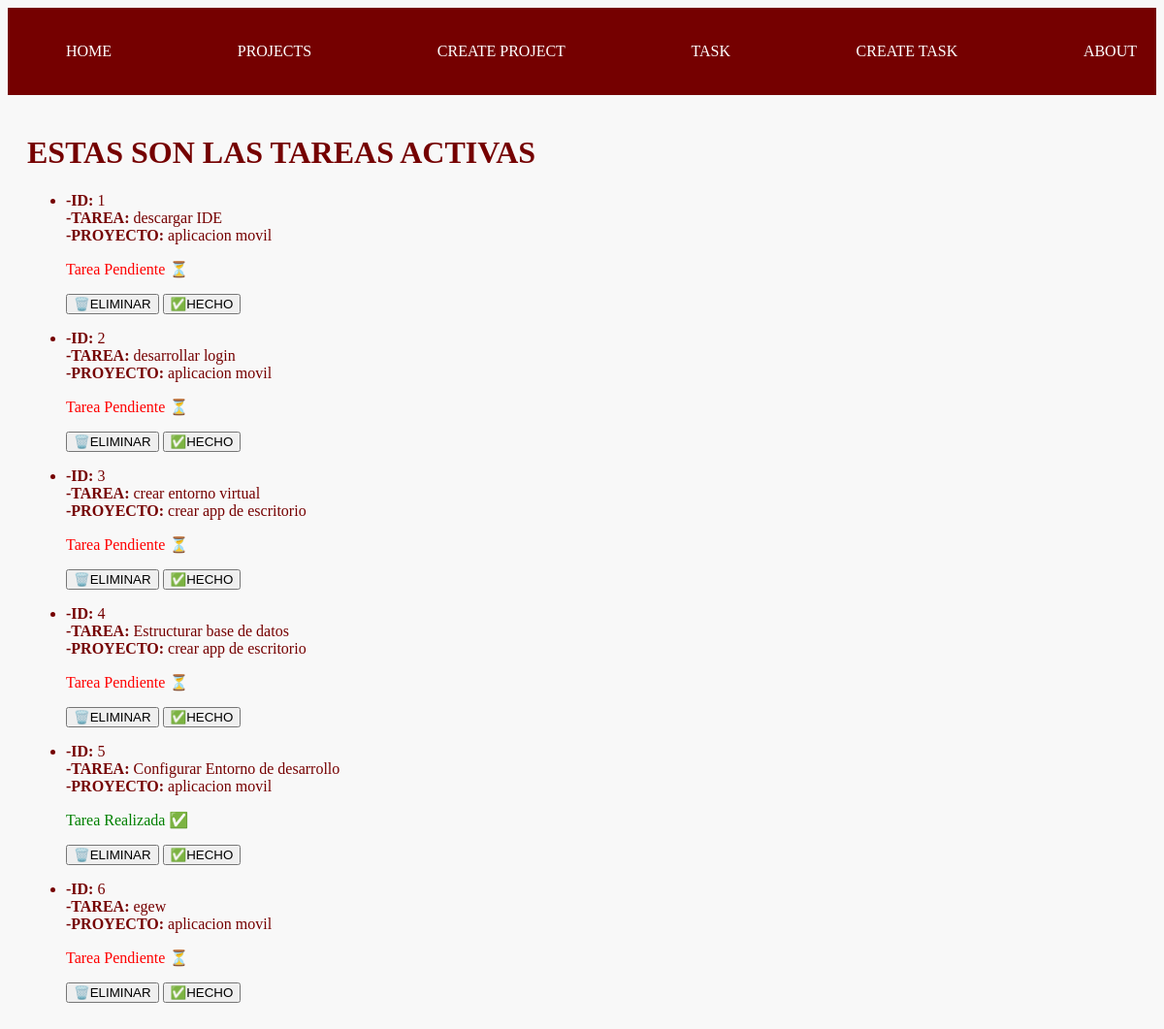
Page /task/ on the committed database.
### myapp/models.py (models this page shows, shortened)
class Task(models.Model):
    title = models.CharField(max_length=200)
    description = models.TextField()
    project = models.ForeignKey(Project, on_delete=models.CASCADE)
    done = models.BooleanField(default=False)

class Project(models.Model):
    name = models.CharField(max_length=200)

### myapp/views.py (the view)
# urls.py: path('task/', views.task, name="task"),
def task(request):
    tasks = Task.objects.all()
    return render(request,'tasks/task.html', {
        'tasks': tasks
    })

### myapp/templates/tasks/task.html
    {% extends "layouts/base.html" %}
     {% block content %}
    <h1>ESTAS SON LAS TAREAS ACTIVAS</h1>
    {% for i in tasks %}
    <ul>
      <li>
        <strong>-ID:</strong> {{i.id}}<br />
        <strong>-TAREA:</strong> {{i.title}}<br />
        <strong>-PROYECTO: </strong>{{i.project.name}}
        {% if i.done == False %}
        <p style="color: red;">Tarea Pendiente ⏳</p>
        {% else %}
        <p style="color: green;">Tarea Realizada ✅</p>
        {% endif %}
      </li>
      <button>🗑️ELIMINAR</button>
      <button>✅HECHO</button>
    </ul>
    {% endfor %}
       {% endblock content %}

### myapp/templates/layouts/base.html (shortened to what this page needs)
{% load static %}
<!DOCTYPE html>
<html>
    <head>
        <link rel="stylesheet" href="{% static 'css/main.css' %}">
    </head>
    <body>
    <nav class="navbar container">
        <ul>
            <li>
                <a href="/">HOME</a>
            </li>
            <li>
                <a href="{% url 'projects' %}">PROJECTS</a>
            </li>
            <li>
                <a href="{% url 'create_project' %}">CREATE PROJECT</a>
            </li>
            <li>
                <a href="{% url 'task' %}">TASK</a>
            </li>
            <li>
                <a href="{% url 'create_task' %}">CREATE TASK</a>
            </li>
            <li>
                <a href="{% url 'about' %}">ABOUT</a>
            </li>
        </ul>
    </nav
</body>
</html>
<main class="container">
    {% block content %}
    {% endblock content %}
</main>

### myapp/static/css/main.css (style rules this page uses)
body { background: #f8f8f8; color: #750000; }
.navbar { background: #750000; padding: 15px 20px; }
.navbar ul li a { color: #ffffff; text-decoration: none; }
.navbar ul li { list-style: none; }
.navbar ul { display: flex; justify-content: space-between; }
.container { max-width: 1200px; margin: auto; padding: 20px; }

### rows in the picture
Task: id "1", title "descargar IDE", project.name "aplicacion movil", done "Tarea Pendiente ⏳"
Task: id "2", title "desarrollar login", project.name "aplicacion movil", done "Tarea Pendiente ⏳"
Task: id "3", title "crear entorno virtual", project.name "crear app de escritorio", done "Tarea Pendiente ⏳"
Task: id "4", title "Estructurar base de datos", project.name "crear app de escritorio", done "Tarea Pendiente ⏳"
Task: id "5", title "Configurar Entorno de desarrollo", project.name "aplicacion movil", done "Tarea Realizada ✅"
Task: id "6", title "egew", project.name "aplicacion movil", done "Tarea Pendiente ⏳"
